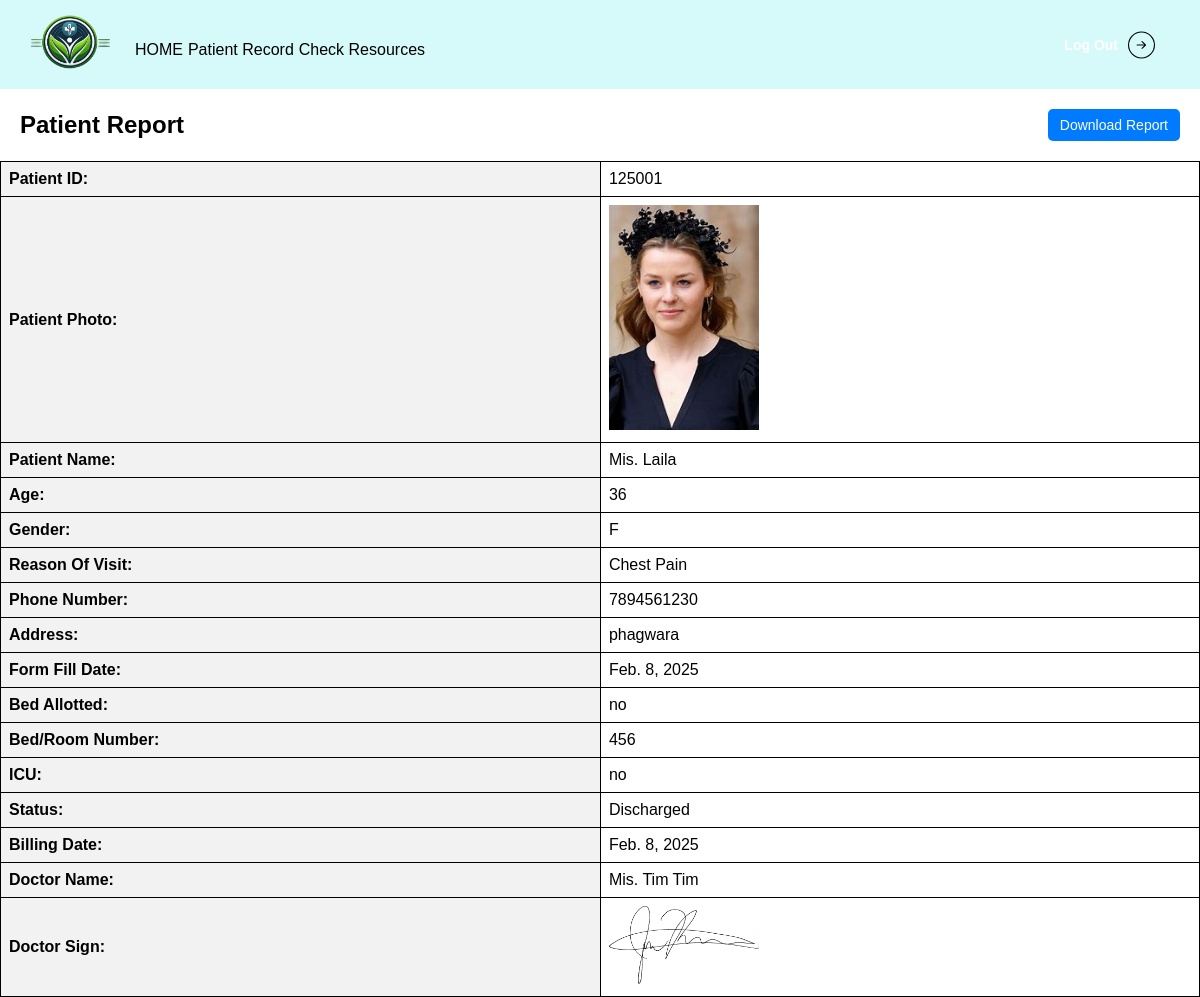
/patient/125001/ (signed in), run on the app's committed database.
### Main/models.py (models this page shows, shortened)
class Patent(models.Model):
    patent_number = models.CharField(max_length=100)
    patent_title = models.CharField(max_length=200)
    patent_id = models.CharField(max_length=100, unique=True)
    address = models.CharField(max_length=200)
    inventor_name = models.CharField(max_length=100)
    filing_date = models.DateField()
    patent_status = models.CharField(max_length=20)
    patent_age = models.CharField(max_length=20)
    patent_gender = models.CharField(max_length=20)
    patent_doctor = models.CharField(max_length=20)
    bed_allotted = models.CharField(max_length=3, choices=[('yes', 'Yes'), ('no', 'No')], default='no')
    bed_number = models.CharField(max_length=100, blank=True, null=True)
    icu = models.CharField(max_length=3, choices=[('yes', 'Yes'), ('no', 'No')], default='no')
    billing_date = models.DateField(blank=True, null=True)
    photo = models.ImageField(upload_to='patient_photos/', null=True, blank=True)
    doctor = models.ForeignKey(Doctor, on_delete=models.SET_NULL, null=True, blank=True)

class Doctor(models.Model):
    doctor_id = models.CharField(max_length=100, unique=True)
    doctor_name = models.CharField(max_length=200)
    doctor_photo = models.ImageField(upload_to='doctor_photos/', null=True, blank=True)
    doctor_sign_photo = models.ImageField(upload_to='doctor_photos/', null=True, blank=True)
    doctor_status = models.CharField(max_length=20)
    doctor_age = models.CharField(max_length=20)
    doctor_gender = models.CharField(max_length=20)
    doctor_number = models.CharField(max_length=100)
    doctor_designation = models.CharField(max_length=100)

### Main/views.py (the view)
# urls.py: path('patient/<str:patient_id>/', PatientFile, name='PatientFile'),
@login_required
def PatientFile(request, patient_id):
    patient = get_object_or_404(Patent, patent_id=patient_id)
    doctor = patient.patent_doctor
    return render(request, 'PatientFile.html', {'patient': patient, 'doctor': doctor})

### Main/templates/PatientFile.html (shortened to what this page needs)
{% extends 'base.html' %}
{% load static %}
    {% block content %}
    <link rel="stylesheet" href="{% static 'css/patientrecord.css' %}">
</head>
<body>
    <div class="header" style="margin: 20px;">
        <h2>Patient Report</h2>
        <a href="{% url 'download_patient_pdf' patient.patent_id %}" class="download-btn">Download Report</a>
    </div>
    <table>
        <tr>
            <th>Patient ID:</th>
            <td>{{ patient.patent_id }}</td>
        </tr>
        {% if patient.photo %}
        <tr>
            <th>Patient Photo:</th>
            <td><img src="{{ patient.photo.url }}" alt="Patient Photo"></td>
        </tr>
        {% endif %}
        <tr>
            <th>Patient Name:</th>
            <td>{{ patient.patent_title }}</td>
        </tr>
        <tr>
            <th>Age:</th>
            <td>{{ patient.patent_age }}</td>
        </tr>
        <tr>
            <th>Gender:</th>
            <td>{{ patient.patent_gender }}</td>
        </tr>
        <tr>
            <th>Reason Of Visit:</th>
            <td>{{ patient.inventor_name }}</td>
        </tr>
        <tr>
            <th>Phone Number:</th>
            <td>{{ patient.patent_number }}</td>
        </tr>
        <tr>
            <th>Address:</th>
            <td>{{ patient.address }}</td>
        </tr>
        <tr>
            <th>Form Fill Date:</th>
            <td>{{ patient.filing_date }}</td>
        </tr>
        <tr>
            <th>Bed Allotted:</th>
            <td>{{ patient.bed_allotted }}</td>
        </tr>
        <tr>
            <th>Bed/Room Number:</th>
            <td>{{ patient.bed_number }}</td>
        </tr>
        <tr>
            <th>ICU:</th>
            <td>{{ patient.icu }}</td>
        </tr>
        <tr>
            <th>Status:</th>
            <td>{{ patient.patent_status }}</td>
        </tr>
        {% if patient.billing_date %}
        <tr>
            <th>Billing Date:</th>
            <td>{{ patient.billing_date }}</td>
        </tr>
        {% endif %}
        <tr>
            <th>Doctor Name:</th>
            <td>{{ patient.patent_doctor }}</td>
        </tr>
        {% if doctor %}
        <tr>
            <th>Doctor Sign:</th>
            <td><img src="{{ patient.doctor.doctor_sign_photo.url }}" alt="Doctor Photo"></td>
        </tr>
        {% endif %}
    </table>
    {% endblock %}

### static/css/nav.css (style rules this page uses)
* { padding: 0; margin: 0; box-sizing: border-box; }

### static/css/patientrecord.css (style rules this page uses)
* { padding: 0; margin: 0; box-sizing: border-box; font-family: Arial, sans-serif; }

### Main/templates/PatientFile.html (style rules this page uses)
body { font-family: Arial, sans-serif; }
.header { display: flex; justify-content: space-between; align-items: center; }
.download-btn { padding: 8px 12px; background-color: #007bff; color: white; text-decoration: none; border-radius: 5px; font-size: 14px; }
table { width: 100%; border-collapse: collapse; margin-top: 10px; }
th, td { border: 1px solid black; padding: 8px; text-align: left; }
th { background-color: #f2f2f2; }
img { max-width: 150px; }

### data on the page
Patent: patent_id "125001", photo (picture), patent_title "Mis. Laila", patent_age "36", patent_gender "F", inventor_name "Chest Pain", patent_number "7894561230", address "phagwara", filing_date "Feb. 8, 2025", bed_allotted "no", bed_number "456", icu "no", patent_status "Discharged", billing_date "Feb. 8, 2025", patent_doctor "Mis. Tim Tim", doctor.doctor_sign_photo (picture)
